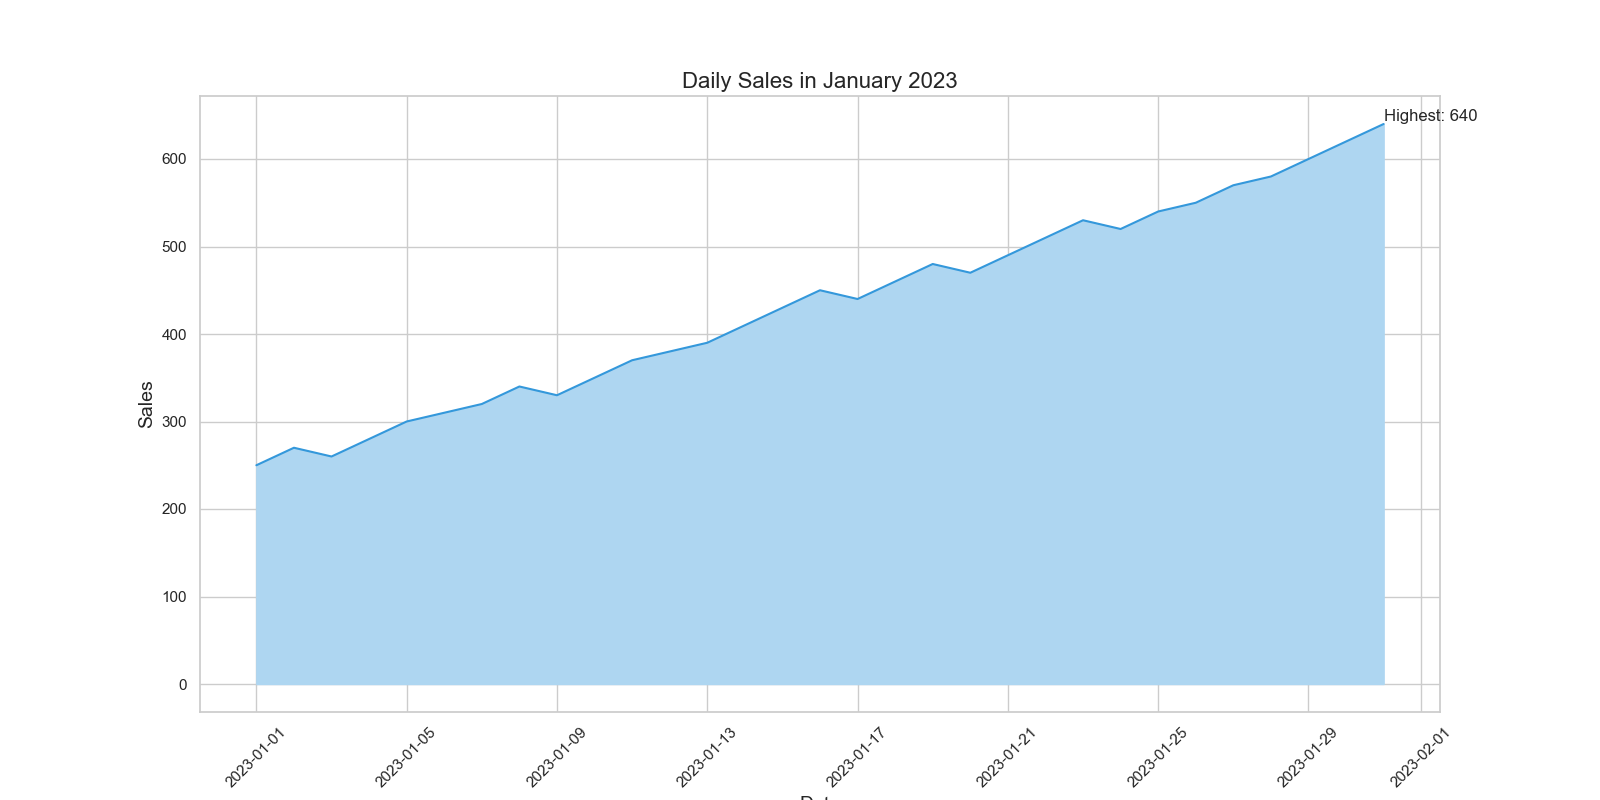

Recreate this plot in Python.

import seaborn as sns
import pandas as pd
import matplotlib.pyplot as plt

data = {
    'Date': ["2023-01-01", "2023-01-02", "2023-01-03", "2023-01-04", "2023-01-05",
             "2023-01-06", "2023-01-07", "2023-01-08", "2023-01-09", "2023-01-10",
             "2023-01-11", "2023-01-12", "2023-01-13", "2023-01-14", "2023-01-15",
             "2023-01-16", "2023-01-17", "2023-01-18", "2023-01-19", "2023-01-20",
             "2023-01-21", "2023-01-22", "2023-01-23", "2023-01-24", "2023-01-25",
             "2023-01-26", "2023-01-27", "2023-01-28", "2023-01-29", "2023-01-30",
             "2023-01-31"],
    'Sales': [250, 270, 260, 280, 300, 310, 320, 340, 330, 350, 370, 380,
              390, 410, 430, 450, 440, 460, 480, 470, 490, 510, 530, 520,
              540, 550, 570, 580, 600, 620, 640]
}

df = pd.DataFrame(data)
df['Date'] = pd.to_datetime(df['Date'])

plt.figure(figsize=(16, 8))

sns.lineplot(data=df, x='Date', y='Sales', color='#3498db')
plt.fill_between(df['Date'], df['Sales'], color="#aed6f1")

plt.xticks(rotation=45)

highest_sales_date = df.loc[df['Sales'].idxmax(), 'Date']
highest_sales = df['Sales'].max()
plt.text(highest_sales_date, highest_sales, f'Highest: {highest_sales}', ha='left', va='bottom')

plt.title("Daily Sales in January 2023", fontsize=16)
plt.xlabel("Date", fontsize=14)
plt.ylabel("Sales", fontsize=14)

plt.show()
